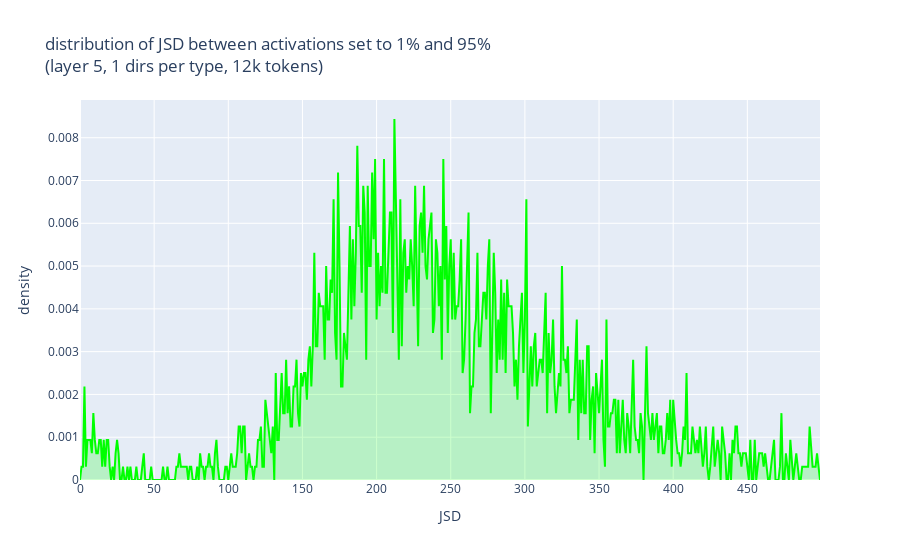

This figure's notebook cell:
### Code cell
plot_hist(hist_by_name, color_by_name, "JSD")

### Figure 1 — Plotly figure (JSON) as saved in the notebook; plotly's stock layout.template omitted (floating-point values rounded to 4 significant figures; data arrays with more than 128 entries replaced by an {"elided": "..."} marker saying what was removed)
{"data": [{"fill": "tozeroy", "fillcolor": "rgba(0, 255, 0, 0.2)", "line": {"color": "rgb(0, 255, 0)", "width": 2}, "name": "random", "type": "scatter", "x": {"elided": "500 int values"}, "y": {"elided": "500 float values"}}], "layout": {"legend": {"title": {"text": "dirs type"}}, "title": {"text": "distribution of JSD between activations set to 1% and 95%<br>(layer 5, 1 dirs per type, 12k tokens)"}, "xaxis": {"title": {"text": "JSD"}}, "yaxis": {"title": {"text": "density"}}}}
